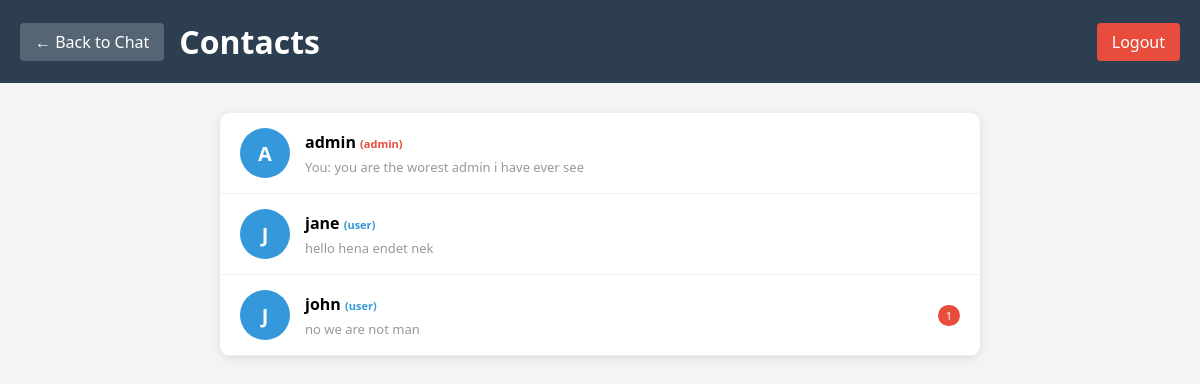
The page /user/contacts (signed in) on the database its author committed.
### database.py (models this page shows)
class User(UserMixin, db.Model):
    __tablename__ = 'users'
    id = db.Column(db.Integer, primary_key=True)
    username = db.Column(db.String(50), unique=True, nullable=False)
    password = db.Column(db.String(255), nullable=False)
    email = db.Column(db.String(100))
    role = db.Column(db.String(20), default='user')
    created_at = db.Column(db.DateTime, default=datetime.utcnow)
    sent_messages = db.relationship('Message', foreign_keys='Message.sender_id', backref='sender')
    received_messages = db.relationship('Message', foreign_keys='Message.receiver_id', backref='receiver')

class Message(db.Model):
    __tablename__ = 'messages'
    id = db.Column(db.Integer, primary_key=True)
    sender_id = db.Column(db.Integer, db.ForeignKey('users.id'))
    receiver_id = db.Column(db.Integer, db.ForeignKey('users.id'))
    subject = db.Column(db.String(200))
    message = db.Column(db.Text)
    is_read = db.Column(db.Boolean, default=False)
    created_at = db.Column(db.DateTime, default=datetime.utcnow)

### app.py (the view)
@app.route('/user/contacts')
@login_required
def user_contacts():
    if current_user.role == 'admin':
        return redirect(url_for('admin_dashboard'))
    stmt = sa.select(User).where(User.id != current_user.id).order_by(User.username)
    contacts = db.session.execute(stmt).scalars().all()
    contacts_with_preview = []
    for contact in contacts:
        stmt = sa.select(Message).where(
            ((Message.sender_id == current_user.id) & (Message.receiver_id == contact.id)) |
            ((Message.sender_id == contact.id) & (Message.receiver_id == current_user.id))
        ).order_by(Message.created_at.desc()).limit(1)
        last_message = db.session.execute(stmt).scalar_one_or_none()
        unread_stmt = sa.select(Message).where(
            Message.sender_id == contact.id,
            Message.receiver_id == current_user.id,
            Message.is_read == False
        )
        unread_count = len(db.session.execute(unread_stmt).scalars().all())
        contacts_with_preview.append({
            'user': contact,
            'last_message': last_message,
            'unread_count': unread_count
        })
    return render_template('user_contacts.html', contacts=contacts_with_preview)

### app.py (called while the page is built)
@login_manager.user_loader
def load_user(user_id):
    return db.session.get(User, int(user_id))

### templates/user_contacts.html (shortened to what this page needs)
<!DOCTYPE html>
<html>
<head>
</head>
<body>
    <div class="header">
        <div style="display: flex; align-items: center; gap: 15px;">
            <a href="{{ url_for('user_dashboard') }}" class="back-link">← Back to Chat</a>
            <h1>Contacts</h1>
        </div>
        <a href="{{ url_for('logout') }}" class="logout">Logout</a>
    </div>
    <div class="container">
        <div class="contacts-list">
            {% if contacts %}
                {% for contact in contacts %}
                    <a href="{{ url_for('user_chat', user_id=contact.user.id) }}" class="contact-item">
                        <div class="avatar">
                            {{ contact.user.username[0].upper() }}
                        </div>
                        <div class="contact-info">
                            <div class="contact-name">
                                {{ contact.user.username }}
                                <span style="font-size: 11px; color: {% if contact.user.role == 'admin' %}#e74c3c{% else %}#3498db{% endif %};">
                                    ({{ contact.user.role }})
                                </span>
                            </div>
                            <div class="last-message">
                                {% if contact.last_message %}
                                    {% if contact.last_message.sender_id == current_user.id %}
                                        You: {{ contact.last_message.message[:40] }}
                                    {% else %}
                                        {{ contact.last_message.message[:40] }}
                                    {% endif %}
                                {% else %}
                                    No messages yet
                                {% endif %}
                            </div>
                        </div>
                        {% if contact.unread_count > 0 %}
                            <span class="unread-badge">{{ contact.unread_count }}</span>
                        {% endif %}
                    </a>
                {% endfor %}
            {% else %}
                <div class="no-contacts">
                    💬 No other users found.
                </div>
            {% endif %}
        </div>
    </div>
</body>
</html>

### templates/user_contacts.html (style rules this page uses)
* { margin: 0; padding: 0; box-sizing: border-box; }
body { font-family: 'Segoe UI', Tahoma, Geneva, Verdana, sans-serif; background: #f4f4f4; }
.header { background: #2c3e50; color: white; padding: 20px; display: flex; justify-content: space-between; align-items: center; }
.container { max-width: 800px; margin: 30px auto; padding: 0 20px; }
.contacts-list { background: white; border-radius: 10px; box-shadow: 0 2px 10px rgba(0,0,0,0.1); overflow: hidden; }
.contact-item { padding: 15px 20px; border-bottom: 1px solid #eee; display: flex; align-items: center; gap: 15px; cursor: pointer; transition: background 0.2s; text-decoration: none; color: inherit; }
.avatar { width: 50px; height: 50px; border-radius: 50%; background: #3498db; display: flex; align-items: center; justify-content: center; font-weight: bold; font-size: 20px; color: white; }
.contact-info { flex: 1; }
.contact-name { font-weight: bold; font-size: 16px; margin-bottom: 5px; }
.last-message { font-size: 13px; color: #999; margin-top: 3px; }
.unread-badge { background: #e74c3c; color: white; border-radius: 12px; padding: 3px 8px; font-size: 11px; }
.back-link { color: white; text-decoration: none; background: rgba(255,255,255,0.2); padding: 8px 15px; border-radius: 4px; }
.logout { color: white; text-decoration: none; background: #e74c3c; padding: 8px 15px; border-radius: 4px; }

### rows shown on the page
User: user "A", user.username "admin", user.role "admin"
Message: last_message "you are the worest admin i have ever see"
User: user "J", user.username "jane", user.role "user"
Message: last_message "hello hena endet nek"
User: user "J", user.username "john", user.role "user"
Message: last_message "no we are not man"

### other values the page prints
{{ contact.unread_count }} "1"
